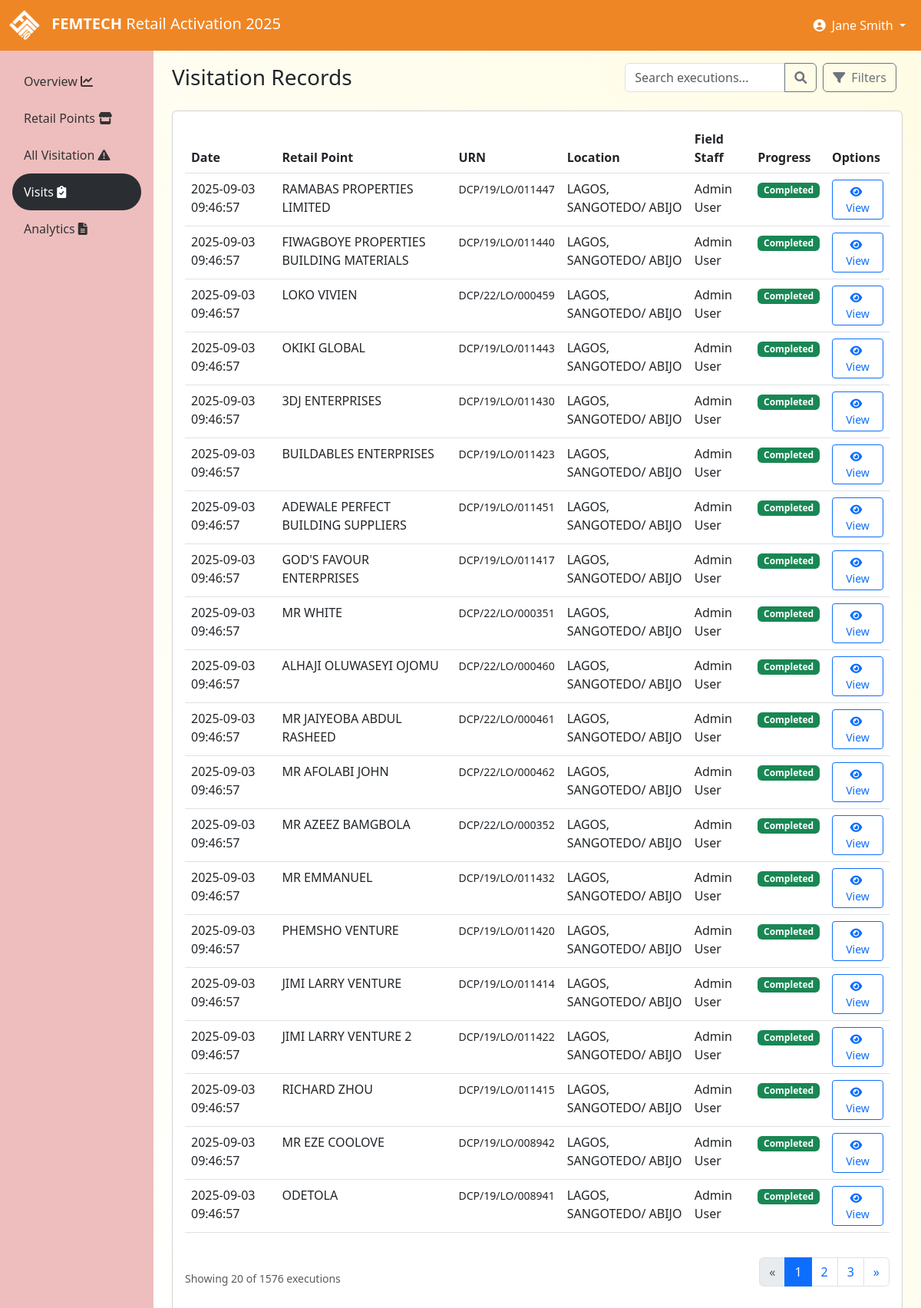
Screenshot of /executions?agent_id=1 (signed in) with the database file from the repository.
### tables this page shows
CREATE TABLE profile (
        id INTEGER PRIMARY KEY,
        company_name TEXT NOT NULL DEFAULT 'DANGOTE',
        app_title TEXT NOT NULL DEFAULT 'POSM Retail Activation 2025',
        primary_color TEXT NOT NULL DEFAULT '#fdcc03',
        secondary_color TEXT NOT NULL DEFAULT '#f8f9fa',
        accent_color TEXT NOT NULL DEFAULT '#343a40',
        logo_path TEXT DEFAULT 'img/dangote-logo.png',
        favicon_path TEXT DEFAULT 'img/favicon.png',
        company_address TEXT,
        company_phone TEXT,
        company_email TEXT,
        company_website TEXT,
        footer_text TEXT,
        created_at TEXT DEFAULT CURRENT_TIMESTAMP,
        updated_at TEXT DEFAULT CURRENT_TIMESTAMP
    );

CREATE TABLE executions (
        id INTEGER PRIMARY KEY,
        outlet_id INTEGER,
        agent_id INTEGER,
        execution_date TEXT,
        before_image TEXT,
        after_image TEXT,
        latitude REAL,
        longitude REAL,
        notes TEXT,
        products_available TEXT,
        execution_score REAL,
        status TEXT, before_image_thumbnail TEXT, after_image_thumbnail TEXT, created_at TEXT, updated_at TEXT, completion_time TEXT, review_status TEXT, reviewer_id INTEGER, review_notes TEXT, gps_accuracy REAL, device_info TEXT, upload_method TEXT,
        FOREIGN KEY (outlet_id) REFERENCES outlets (id),
        FOREIGN KEY (agent_id) REFERENCES users (id)
    );

CREATE TABLE outlets (
        id INTEGER PRIMARY KEY,
        urn TEXT UNIQUE,
        outlet_name TEXT,
        customer_name TEXT,
        address TEXT,
        phone TEXT,
        outlet_type TEXT,
        local_govt TEXT,
        state TEXT,
        region TEXT
    , is_active INTEGER DEFAULT 1, created_at TEXT, updated_at TEXT);

CREATE TABLE users (
        id INTEGER PRIMARY KEY,
        username TEXT UNIQUE,
        password TEXT,
        full_name TEXT,
        role TEXT,
        region TEXT,
        state TEXT,
        lga TEXT
    , is_active INTEGER DEFAULT 1, created_at TEXT, updated_at TEXT, last_login TEXT, failed_login_attempts INTEGER DEFAULT 0, locked_until TEXT, email TEXT, phone TEXT);

### pykes/routes.py (the view, shortened to what this page needs)
    @app.route('/executions')
    @login_required
    def executions():
        filters = {
            'agent_id': request.args.get('agent_id'),
            'region': request.args.get('region'),
            'status': request.args.get('status'),
            'search': request.args.get('search', '')
        }
        start_date = request.args.get('start_date')
        end_date = request.args.get('end_date')
        page = request.args.get('page', 1, type=int)
        per_page = min(request.args.get('per_page', DEFAULT_PER_PAGE, type=int), MAX_PER_PAGE)
        offset = (page - 1) * per_page
        with get_db_cursor() as (conn, cursor):
            base_query = """
                SELECT e.*, o.outlet_name, o.urn, o.state, o.region, o.local_govt, u.full_name as agent_name
                FROM executions e
                JOIN outlets o ON e.outlet_id = o.id
                JOIN users u ON e.agent_id = u.id
                WHERE 1=1
            """
            count_query = """
                SELECT COUNT(*)
                FROM executions e
                JOIN outlets o ON e.outlet_id = o.id
                JOIN users u ON e.agent_id = u.id
                WHERE 1=1
            """
            params = []
            count_params = []
            user_info = get_session_user_info()
            if filters['agent_id']:
                base_query += ' AND e.agent_id = ?'
                count_query += ' AND e.agent_id = ?'
                params.append(filters['agent_id'])
                count_params.append(filters['agent_id'])
            elif user_info['role'] == 'field_agent':
                base_query += ' AND e.agent_id = ?'
                count_query += ' AND e.agent_id = ?'
                params.append(user_info['user_id'])
                count_params.append(user_info['user_id'])
            if filters['region']:
                base_query += ' AND o.region = ?'
                count_query += ' AND o.region = ?'
                params.append(filters['region'])
                count_params.append(filters['region'])
            if start_date:
                base_query += ' AND e.execution_date >= ?'
                count_query += ' AND e.execution_date >= ?'
                params.append(start_date)
                count_params.append(start_date)
            if end_date:
                base_query += ' AND e.execution_date <= ?'
                count_query += ' AND e.execution_date <= ?'
                params.append(end_date)
                count_params.append(end_date)
            cursor.execute(count_query, count_params)
            total_executions = cursor.fetchone()[0]
            base_query += ' ORDER BY e.execution_date DESC LIMIT ? OFFSET ?'
            params.extend([per_page, offset])
            cursor.execute(base_query, params)
            executions = cursor.fetchall()
        pagination = calculate_pagination(total_executions, page, per_page)
        return render_template('executions.html',
                             executions=executions,
                             page=pagination.get('current_page', page),
                             total_pages=pagination.get('total_pages'),
                             total_executions=total_executions,
                             **filters,
                             start_date=start_date,
                             end_date=end_date)

### templates/executions.html (shortened to what this page needs)
{% extends 'base.html' %}
{% block content %}
<div class="container-fluid">
    <div class="d-flex justify-content-between align-items-center mb-4">
        <h1 class="h3 mb-0">Visitation Records</h1>
        <div class="d-flex">
            <div class="input-group me-2" style="width: 250px;">
                <input type="text" class="form-control" id="searchInput" name="search"
                       placeholder="Search executions..." value="{{ search or '' }}">
                <button class="btn btn-outline-secondary" type="button" id="searchButton">
                    <i class="fas fa-search"></i>
                </button>
            </div>
            <button class="btn btn-outline-secondary me-2" type="button" data-bs-toggle="collapse" data-bs-target="#filterCollapse">
                <i class="fas fa-filter me-1"></i> Filters
            </button>
        </div>
    </div>
    <div class="card">
        <div class="card-body">
            <div class="table-responsive">
                <table class="table table-hover">
                    <thead>
                        <tr>
                            <th>Date</th>
                            <th>Retail Point</th>
                            <th>URN</th>
                            <th>Location</th>
                            <th>Field Staff</th>
                            <th>Progress</th>
                            <th>Options</th>
                        </tr>
                    </thead>
                    <tbody>
                        {% for execution in executions %}
                        <tr>
                            <td>{{ execution.execution_date }}</td>
                            <td>{{ execution.outlet_name }}</td>
                            <td><small>{{ execution.urn }}</small></td>
                            <td>{{ execution.state }}, {{ execution.local_govt }}</td>
                            <td>{{ execution.agent_name }}</td>
                            <td>
                                {% if execution.status == 'Completed' %}
                                    <span class="badge bg-success">Completed</span>
                                {% elif execution.status == 'Pending' %}
                                    <span class="badge bg-warning">Pending</span>
                                {% else %}
                                    <span class="badge bg-danger">{{ execution.status }}</span>
                                {% endif %}
                            </td>
                            <td>
                                <a href="{{ url_for('execution_detail', execution_id=execution.id) }}" class="btn btn-sm btn-outline-primary">
                                    <i class="fas fa-eye me-1"></i> View
                                </a>
                            </td>
                        </tr>
                        {% endfor %}
                    </tbody>
                </table>
            </div>
            {% if total_pages > 1 %}
            <div class="d-flex justify-content-between align-items-center mt-3">
                <div>
                    <small class="text-muted">Showing {{ executions|length }} of {{ total_executions }} executions</small>
                </div>
                <nav aria-label="Page navigation">
                    <ul class="pagination">
                        {% if page > 1 %}
                        <li class="page-item">
                            <a class="page-link" href="{{ url_for('executions', page=page-1, region=region, status=status, agent_id=agent_id, start_date=start_date, end_date=end_date, search=search) }}" aria-label="Previous">
                                <span aria-hidden="true">&laquo;</span>
                            </a>
                        </li>
                        {% else %}
                        <li class="page-item disabled">
                            <a class="page-link" href="#" aria-label="Previous">
                                <span aria-hidden="true">&laquo;</span>
                            </a>
                        </li>
                        {% endif %}
                        {% for p in range(max(1, page-2), min(total_pages+1, page+3)) %}
                        <li class="page-item {% if p == page %}active{% endif %}">
                            <a class="page-link" href="{{ url_for('executions', page=p, region=region, status=status, agent_id=agent_id, start_date=start_date, end_date=end_date, search=search) }}">{{ p }}</a>
                        </li>
                        {% endfor %}
                        {% if page < total_pages %}
                        <li class="page-item">
                            <a class="page-link" href="{{ url_for('executions', page=page+1, region=region, status=status, agent_id=agent_id, start_date=start_date, end_date=end_date, search=search) }}" aria-label="Next">
                                <span aria-hidden="true">&raquo;</span>
                            </a>
                        </li>
                        {% else %}
                        <li class="page-item disabled">
                            <a class="page-link" href="#" aria-label="Next">
                                <span aria-hidden="true">&raquo;</span>
                            </a>
                        </li>
                        {% endif %}
                    </ul>
                </nav>
            </div>
            {% endif %}
        </div>
    </div>
</div>
{% endblock %}

### templates/base.html (shortened to what this page needs)
<!DOCTYPE html>
<html lang="en">
<head>
    <link href="https://cdn.jsdelivr.net/npm/bootstrap@5.3.0-alpha1/dist/css/bootstrap.min.css" rel="stylesheet">
    <link rel="stylesheet" href="https://cdnjs.cloudflare.com/ajax/libs/font-awesome/6.0.0/css/all.min.css">
</head>
<body>
    <nav class="navbar navbar-expand-lg navbar-dark bg-primary-dangote">
        <div class="container-fluid">
            <a class="navbar-brand" href="/">
                {% if profile.logo_path %}
                    <img src="{{ url_for('static', filename=profile.logo_path) }}" alt="{{ profile.company_name }} Logo" class="login-logo">
                {% else %}
                    <img src="{{ url_for('static', filename='img/dangote-logo.png') }}" alt="{{ profile.company_name }} Logo" class="login-logo">
                {% endif %}
                <span class="logo-text">{{ profile.company_name }}</span> <span class="d-none d-md-inline">{{ profile.app_title.split('POSM')[-1].strip() if 'POSM' in profile.app_title else 'Retail Activation 2025' }}</span>
            </a>
            <div class="collapse navbar-collapse" id="navbarNav">
                <ul class="navbar-nav ms-auto">
                    {% if session.user_id %}
                    <li class="nav-item dropdown">
                        <a class="nav-link dropdown-toggle text-white" href="#" id="navbarDropdown" role="button" data-bs-toggle="dropdown">
                            <i class="fas fa-user-circle me-1"></i> {{ session.full_name }}
                        </a>
                    </li>
                    {% endif %}
                </ul>
            </div>
        </div>
    </nav>
    <div class="container-fluid">
        <div class="row">
            {% if session.user_id %}
            <div class="col-md-2 sidebar p-0 d-none d-md-block">
                <div class="d-flex flex-column p-3">
                    <ul class="nav nav-pills flex-column mb-auto">
                        <li class="nav-item">
                            <a href="{{ url_for('index') }}" class="nav-link {% if request.path == url_for('index') %}active{% endif %}">
                                Overview  <i class="fas fa-chart-line me-2"></i>
                            </a>
                        </li>
                        <li class="nav-item">
                            <a href="{{ url_for('outlets') }}" class="nav-link {% if request.path == url_for('outlets') %}active{% endif %}">
                                Retail Points  <i class="fas fa-store me-2"></i>
                            </a>
                        </li>
                        <li class="nav-item">
                            <a href="{{ url_for('all_visitation') }}" class="nav-link {% if request.path == url_for('all_visitation') %}active{% endif %}">
                                All Visitation  <i class="fas fa-exclamation-triangle me-2"></i>
                            </a>
                        </li>
                        <li class="nav-item">
                            <a href="{{ url_for('executions') }}" class="nav-link {% if request.path == url_for('executions') %}active{% endif %}">
                                Visits  <i class="fas fa-clipboard-check me-2"></i>
                            </a>
                        </li>
                        <li class="nav-item">
                            <a href="{{ url_for('reports') }}" class="nav-link {% if request.path == url_for('reports') %}active{% endif %}">
                                Analytics  <i class="fas fa-file-alt me-2"></i>
                            </a>
                        </li>
                    </ul>
                </div>
            </div>
            <div class="col-md-10 pt-3 main-content">
            {% else %}
            <div class="col-12 pt-3 main-content">
            {% endif %}
                {% block content %}{% endblock %}
            </div>
        </div>
    </div>
</body>
</html>

### rows the page displays
profile: logo_path (picture), company_name "FEMTECH", app_title "Retail Activation 2025"
executions: execution_date "2025-09-03 09:46:57", outlet_name "RAMABAS PROPERTIES LIMITED", urn "DCP/19/LO/011447", state "LAGOS", local_govt "SANGOTEDO/ ABIJO", agent_name "Admin User", status "Completed"
executions: execution_date "2025-09-03 09:46:57", outlet_name "FIWAGBOYE PROPERTIES BUILDING MATERIALS", urn "DCP/19/LO/011440", state "LAGOS", local_govt "SANGOTEDO/ ABIJO", agent_name "Admin User", status "Completed"
executions: execution_date "2025-09-03 09:46:57", outlet_name "LOKO VIVIEN", urn "DCP/22/LO/000459", state "LAGOS", local_govt "SANGOTEDO/ ABIJO", agent_name "Admin User", status "Completed"
executions: execution_date "2025-09-03 09:46:57", outlet_name "OKIKI GLOBAL", urn "DCP/19/LO/011443", state "LAGOS", local_govt "SANGOTEDO/ ABIJO", agent_name "Admin User", status "Completed"
executions: execution_date "2025-09-03 09:46:57", outlet_name "3DJ ENTERPRISES", urn "DCP/19/LO/011430", state "LAGOS", local_govt "SANGOTEDO/ ABIJO", agent_name "Admin User", status "Completed"
executions: execution_date "2025-09-03 09:46:57", outlet_name "BUILDABLES ENTERPRISES", urn "DCP/19/LO/011423", state "LAGOS", local_govt "SANGOTEDO/ ABIJO", agent_name "Admin User", status "Completed"
executions: execution_date "2025-09-03 09:46:57", outlet_name "ADEWALE PERFECT BUILDING SUPPLIERS", urn "DCP/19/LO/011451", state "LAGOS", local_govt "SANGOTEDO/ ABIJO", agent_name "Admin User", status "Completed"
executions: execution_date "2025-09-03 09:46:57", outlet_name "GOD'S FAVOUR ENTERPRISES", urn "DCP/19/LO/011417", state "LAGOS", local_govt "SANGOTEDO/ ABIJO", agent_name "Admin User", status "Completed"
executions: execution_date "2025-09-03 09:46:57", outlet_name "MR WHITE", urn "DCP/22/LO/000351", state "LAGOS", local_govt "SANGOTEDO/ ABIJO", agent_name "Admin User", status "Completed"
executions: execution_date "2025-09-03 09:46:57", outlet_name "ALHAJI OLUWASEYI OJOMU", urn "DCP/22/LO/000460", state "LAGOS", local_govt "SANGOTEDO/ ABIJO", agent_name "Admin User", status "Completed"
executions: execution_date "2025-09-03 09:46:57", outlet_name "MR JAIYEOBA ABDUL RASHEED", urn "DCP/22/LO/000461", state "LAGOS", local_govt "SANGOTEDO/ ABIJO", agent_name "Admin User", status "Completed"
executions: execution_date "2025-09-03 09:46:57", outlet_name "MR AFOLABI JOHN", urn "DCP/22/LO/000462", state "LAGOS", local_govt "SANGOTEDO/ ABIJO", agent_name "Admin User", status "Completed"
executions: execution_date "2025-09-03 09:46:57", outlet_name "MR AZEEZ BAMGBOLA", urn "DCP/22/LO/000352", state "LAGOS", local_govt "SANGOTEDO/ ABIJO", agent_name "Admin User", status "Completed"
executions: execution_date "2025-09-03 09:46:57", outlet_name "MR EMMANUEL", urn "DCP/19/LO/011432", state "LAGOS", local_govt "SANGOTEDO/ ABIJO", agent_name "Admin User", status "Completed"
executions: execution_date "2025-09-03 09:46:57", outlet_name "PHEMSHO VENTURE", urn "DCP/19/LO/011420", state "LAGOS", local_govt "SANGOTEDO/ ABIJO", agent_name "Admin User", status "Completed"
executions: execution_date "2025-09-03 09:46:57", outlet_name "JIMI LARRY VENTURE", urn "DCP/19/LO/011414", state "LAGOS", local_govt "SANGOTEDO/ ABIJO", agent_name "Admin User", status "Completed"
executions: execution_date "2025-09-03 09:46:57", outlet_name "JIMI LARRY VENTURE 2", urn "DCP/19/LO/011422", state "LAGOS", local_govt "SANGOTEDO/ ABIJO", agent_name "Admin User", status "Completed"
executions: execution_date "2025-09-03 09:46:57", outlet_name "RICHARD ZHOU", urn "DCP/19/LO/011415", state "LAGOS", local_govt "SANGOTEDO/ ABIJO", agent_name "Admin User", status "Completed"
executions: execution_date "2025-09-03 09:46:57", outlet_name "MR EZE COOLOVE", urn "DCP/19/LO/008942", state "LAGOS", local_govt "SANGOTEDO/ ABIJO", agent_name "Admin User", status "Completed"
executions: execution_date "2025-09-03 09:46:57", outlet_name "ODETOLA", urn "DCP/19/LO/008941", state "LAGOS", local_govt "SANGOTEDO/ ABIJO", agent_name "Admin User", status "Completed"

### other values shown
{{ session.full_name }} "Jane Smith"
{{ executions|length }} "20"
{{ total_executions }} "1576"
{{ p }} "1" "2" "3"
